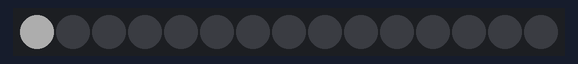
Recording of a program running on a simulated BBC micro:bit (MakeCode). Shown: 15 RGB LEDs in strip order, left to right. Dim RGB values are drawn brighter than linear.

Above: at 0.01 s.
At 5.02 s:
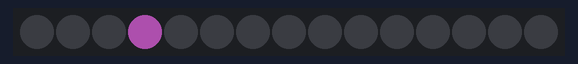
At 9.57 s:
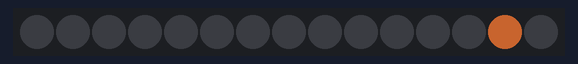
At 19.9 s:
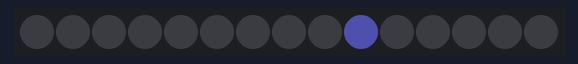
At 28.88 s:
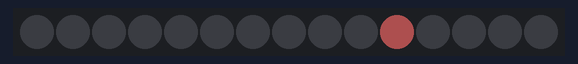
At 39.81 s:
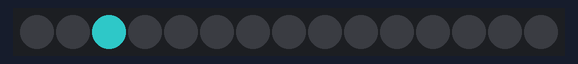

The program:

main.ts
```typescript
function PropagePixel (MaCouleur: number, Vitesse: number, Sens: number, Depart: number) {
    L1 = strip.range(Depart, 1)
    L1.showColor(MaCouleur)
    for (let index = 0; index < 15; index++) {
        strip.show()
        strip.rotate(Sens)
        basic.pause(Vitesse)
    }
    strip.clear()
    strip.show()
    basic.pause(Vitesse)
}
let L1: neopixel.Strip = null
let strip: neopixel.Strip = null
strip = neopixel.create(DigitalPin.P0, 15, NeoPixelMode.RGB)
basic.forever(function () {
    for (let rouge = 0; rouge <= 255; rouge++) {
        rouge = rouge + 100
        for (let vert = 0; vert <= 255; vert++) {
            vert = vert + 100
            for (let bleu = 0; bleu <= 255; bleu++) {
                bleu = bleu + 100
                PropagePixel(neopixel.rgb(rouge, vert, bleu), 50, 1, 0)
            }
        }
    }
})
```

test.ts
```typescript
// les tests vont ici ; cela ne sera pas compilé si ce paquet est utilisé en tant qu'extension.
```
